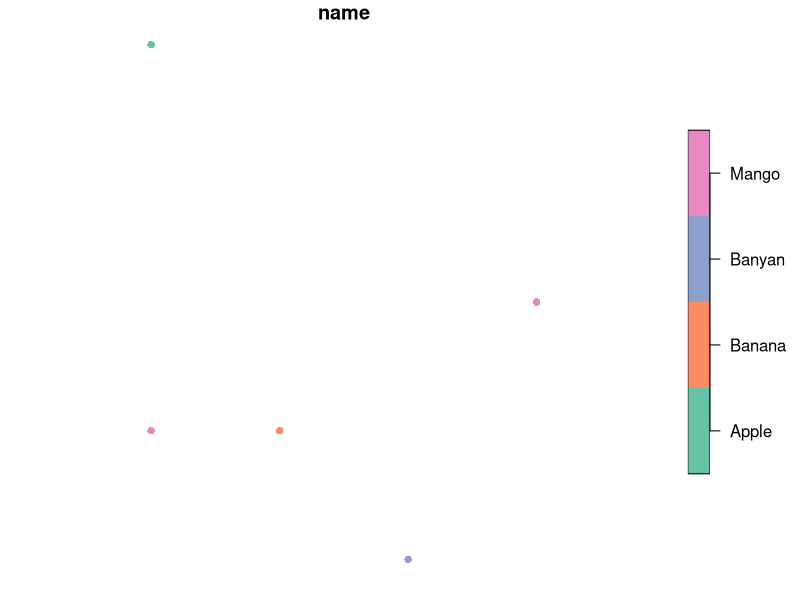

Here is the R script that generated this plot:
#loading library
library(sf)

# a single point with XY coordinates of 1,3 in unspecified coordinate system
a_single_point <- st_point(x=c(1,2))

#st_point() function outputs a simple feature geometry (sfg)
a_single_point
plot(a_single_point)
attributes(a_single_point)

#creating 5 sfg point objects
point1 <- st_point(x=c(1,2))
point2 <- st_point(x=c(2,2))
point3 <- st_point(x=c(3,1))
point4 <- st_point(x=c(4,3))
point5 <- st_point(x=c(1,5))

points <- st_sfc(point1, point2, point3, point4, point5)
#st_sfc() creates a single sfc object to store all the point data
points

#assigning CRS
points_crs <- st_sfc(point1, point2, point3, point4, point5, crs = 4326)
points_crs
attributes(points_crs)

#plotting the data
plot(points_crs, col="red", pch=5)

#adding attributes
#we use st_sf() to create the simple feature, then only it can adds the attribute data
points_attr <- data.frame(name = c("Mango","Banana","Banyan","Mango","Apple"))
points_attr

points_sf <- st_sf(points_attr, geometry=points_crs)
points_sf
plot(points_sf, pch=16)
